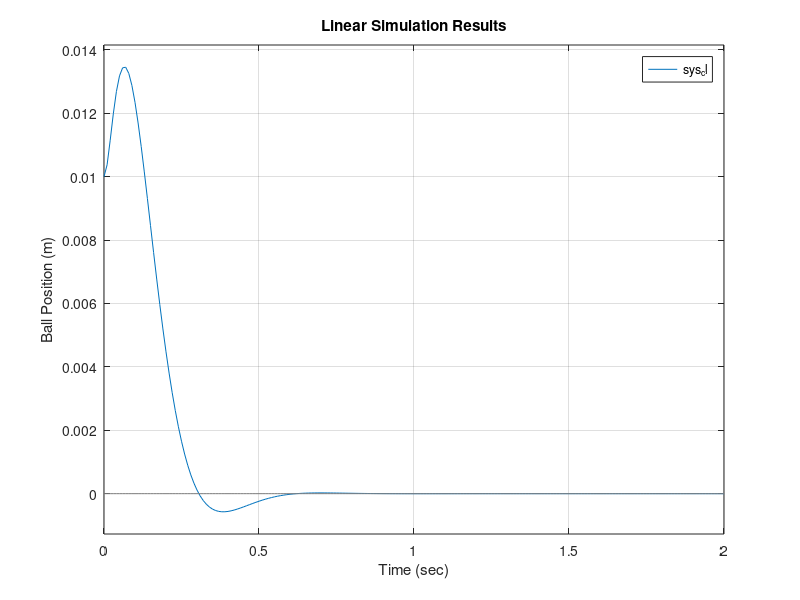

The MATLAB script that drew this image:
A = [ 0   1   0
     980  0  -2.8
      0   0  -100 ];

B = [ 0
      0
      100 ];

C = [ 1 0 0 ];

t = 0:0.01:2;
u = zeros(size(t));
x0 = [0.01 0 0];

sys = ss(A,B,C,0);

[y,t,x] = lsim(sys,u,t,x0);
plot(t,y)
title('Open-Loop Response to Non-Zero Initial Condition')
xlabel('Time (sec)')
ylabel('Ball Position (m)')
p1 = -10 + 10i;
p2 = -10 - 10i;
p3 = -50;

K = place(A,B,[p1 p2 p3]);
sys_cl = ss(A-B*K,B,C,0);

lsim(sys_cl,u,t,x0);
xlabel('Time (sec)')
ylabel('Ball Position (m)')

